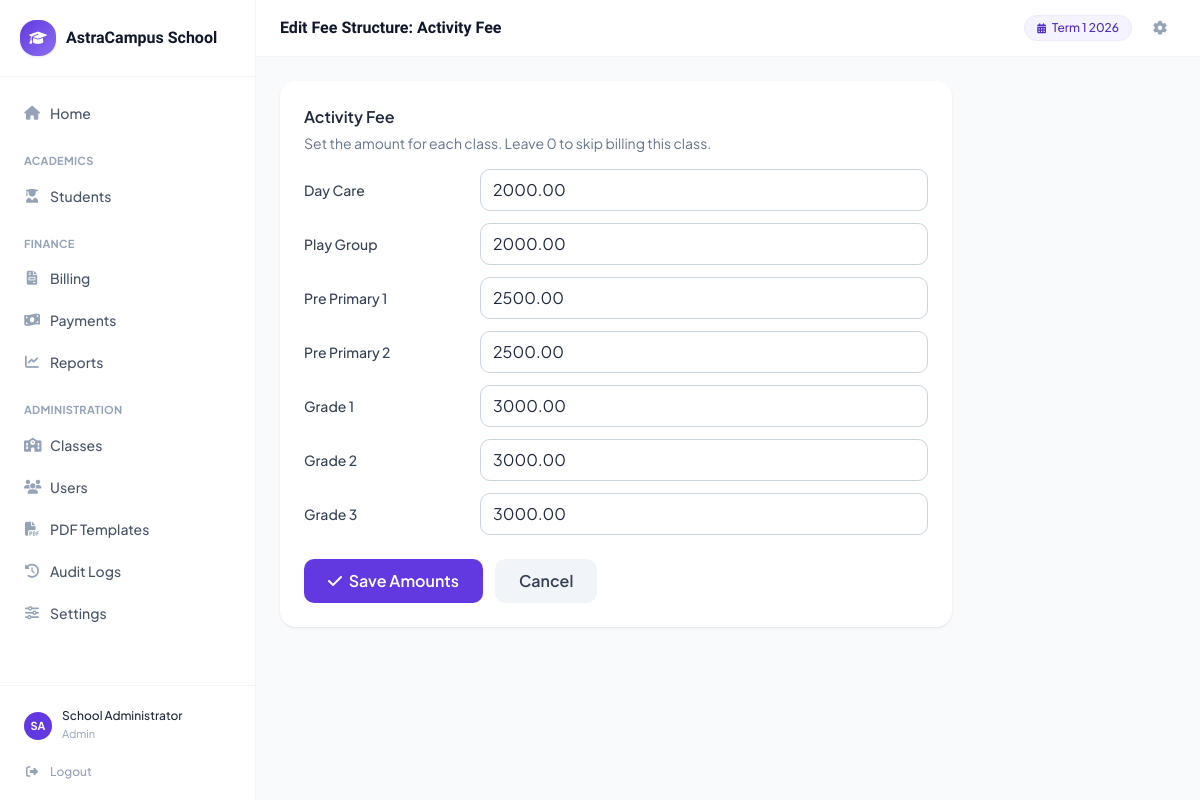
/public/fee-structure/2/edit (signed in), run on the app's committed database.
### tables this page shows
CREATE TABLE bill_types (
    id INT UNSIGNED AUTO_INCREMENT PRIMARY KEY,
    name VARCHAR(100) NOT NULL,
    description VARCHAR(255) DEFAULT NULL,
    is_active TINYINT(1) NOT NULL DEFAULT 1,
    created_by INT UNSIGNED DEFAULT NULL,
    created_at DATETIME NOT NULL DEFAULT CURRENT_TIMESTAMP,
    updated_at DATETIME NOT NULL DEFAULT CURRENT_TIMESTAMP ON UPDATE CURRENT_TIMESTAMP,
    deleted_at DATETIME DEFAULT NULL
);

CREATE TABLE fee_structure (
    id INT UNSIGNED AUTO_INCREMENT PRIMARY KEY,
    bill_type_id INT UNSIGNED NOT NULL,
    class_id INT UNSIGNED NOT NULL,
    amount DECIMAL(10,2) NOT NULL DEFAULT 0.00,
    declared_by INT UNSIGNED DEFAULT NULL,
    created_at DATETIME NOT NULL DEFAULT CURRENT_TIMESTAMP,
    updated_at DATETIME NOT NULL DEFAULT CURRENT_TIMESTAMP ON UPDATE CURRENT_TIMESTAMP,
    deleted_at DATETIME DEFAULT NULL,
    UNIQUE KEY uq_fee_bill_class (bill_type_id, class_id),
    CONSTRAINT fk_fs_bill_type FOREIGN KEY (bill_type_id) REFERENCES bill_types(id) ON DELETE CASCADE,
    CONSTRAINT fk_fs_class FOREIGN KEY (class_id) REFERENCES classes(id) ON DELETE CASCADE
);

CREATE TABLE classes (
    id INT UNSIGNED AUTO_INCREMENT PRIMARY KEY,
    name VARCHAR(100) NOT NULL,
    level INT NOT NULL,
    description VARCHAR(255) DEFAULT NULL,
    is_active TINYINT(1) NOT NULL DEFAULT 1,
    created_by INT UNSIGNED DEFAULT NULL,
    created_at DATETIME NOT NULL DEFAULT CURRENT_TIMESTAMP,
    updated_at DATETIME NOT NULL DEFAULT CURRENT_TIMESTAMP ON UPDATE CURRENT_TIMESTAMP,
    deleted_at DATETIME DEFAULT NULL,
    UNIQUE KEY uq_class_level (level)
);

### controllers/BillController.php (called while the page is built, shortened)
<?php
class BillController
{
    public static function editFeeStructureForBillType(array $params): void
    {
        $billTypeId = (int) $params['id'];
        $billType = BillType::find($billTypeId);
        $rows = FeeStructure::forBillType($billTypeId);
        require __DIR__ . '/../views/bills/fee_structure_edit.php';
    }
}

### public/index.php (called while the page is built, shortened)
<?php
spl_autoload_register(function ($class) {
    $paths = [
        ASTRA_ROOT . '/models/' . $class . '.php',
        ASTRA_ROOT . '/controllers/' . $class . '.php',
    ];
    foreach ($paths as $path) {
        if (is_file($path)) {
            return;
        }
    }
});
require_once ASTRA_ROOT . '/includes/functions.php';
require_once ASTRA_ROOT . '/includes/router.php';
$router = new Router();
$router->dispatch($_SERVER['REQUEST_METHOD'], $_SERVER['REQUEST_URI']);

### config/database.php (called while the page is built, shortened)
<?php
function db(): PDO
{
    static $pdo = null;
    if ($pdo === null) {
        $dsn = 'mysql:host=' . DB_HOST . ';dbname=' . DB_NAME . ';charset=' . DB_CHARSET;
        $options = [
            PDO::ATTR_ERRMODE            => PDO::ERRMODE_EXCEPTION,
            PDO::ATTR_DEFAULT_FETCH_MODE => PDO::FETCH_ASSOC,
            PDO::ATTR_EMULATE_PREPARES   => false,
        ];
        try {
            $pdo = new PDO($dsn, DB_USER, DB_PASS, $options);
        } catch (PDOException $e) {
            error_log('DB Connection Error: ' . $e->getMessage());
            die('Database connection failed. Please check config/database.php and try again.');
        }
    }
    return $pdo;
}

### models/BillType.php (called while the page is built, shortened)
<?php
class BillType
{
    public static function find(int $id): ?array
    {
        $stmt = db()->prepare('SELECT * FROM bill_types WHERE id = :id AND deleted_at IS NULL');
        $stmt->execute(['id' => $id]);
        return $stmt->fetch() ?: null;
    }
}

### includes/functions.php (called while the page is built, shortened)
<?php
require_once __DIR__ . '/../config/database.php';
function e(?string $value): string
{
    return htmlspecialchars($value ?? '', ENT_QUOTES, 'UTF-8');
}
function base_url(string $path = ''): string
{
    $base = rtrim(dirname($_SERVER['SCRIPT_NAME'] ?? ''), '/');
    return $base . '/' . ltrim($path, '/');
}

### models/FeeStructure.php (called while the page is built, shortened)
<?php
class FeeStructure
{
    public static function forBillType(int $billTypeId): array
    {
        $stmt = db()->prepare(
            'SELECT c.id AS class_id, c.name AS class_name, fs.id AS fee_structure_id, COALESCE(fs.amount, 0) AS amount
             FROM classes c
             LEFT JOIN fee_structure fs ON fs.class_id = c.id AND fs.bill_type_id = :bt AND fs.deleted_at IS NULL
             WHERE c.deleted_at IS NULL AND c.is_active = 1
             ORDER BY c.level ASC'
        );
        $stmt->execute(['bt' => $billTypeId]);
        return $stmt->fetchAll();
    }
}

### views/bills/fee_structure_edit.php (the view, shortened to what this page needs)
<?php $pageTitle = 'Edit Fee Structure: ' . $billType['name']; require __DIR__ . '/../layouts/header.php'; ?>
<form method="POST" action="<?= base_url('fee-structure/' . $billType['id'] . '/update') ?>" data-loading class="max-w-2xl">
  <div class="bg-white rounded-xl shadow-sm p-6">
    <h3 class="font-semibold text-gray-800 mb-1"><?= e($billType['name']) ?></h3>
    <p class="text-gray-500 text-sm mb-4">Set the amount for each class. Leave 0 to skip billing this class.</p>
    <div class="space-y-3">
      <?php foreach ($rows as $r): ?>
        <div class="flex items-center justify-between gap-4">
          <label class="text-sm font-medium text-gray-700 w-40"><?= e($r['class_name']) ?></label>
          <input type="number" step="0.01" min="0" name="amount[<?= $r['class_id'] ?>]" value="<?= e($r['amount']) ?>"
                 class="flex-1 border border-gray-300 rounded-lg px-3 py-2 focus:ring-2 focus:ring-purple-500">
        </div>
      <?php endforeach; ?>
    </div>
    <div class="flex gap-3 mt-6">
      <button type="submit" class="bg-purple-600 hover:bg-purple-700 text-white font-semibold px-6 py-2.5 rounded-lg"><i class="fa-solid fa-check mr-1"></i> Save Amounts</button>
      <a href="<?= base_url('billing?tab=structure') ?>" class="bg-gray-100 hover:bg-gray-200 text-gray-700 font-semibold px-6 py-2.5 rounded-lg">Cancel</a>
    </div>
  </div>
</form>
<?php require __DIR__ . '/../layouts/footer.php'; ?>

### includes/router.php (shortened to what this page needs)
<?php
class Router
{
    private array $routes = [];
    public function get(string $path, callable $handler): void
    {
        $this->routes['GET'][$path] = $handler;
    }
    public function post(string $path, callable $handler): void
    {
        $this->routes['POST'][$path] = $handler;
    }
    public function dispatch(string $method, string $uri): void
    {
        $uri = parse_url($uri, PHP_URL_PATH);
        $base = rtrim(dirname($_SERVER['SCRIPT_NAME'] ?? ''), '/');
        if ($base !== '' && $base !== '/' && strpos($uri, $base) === 0) {
            $uri = substr($uri, strlen($base));
        }
        $uri = '/' . trim($uri, '/');
        $routes = $this->routes[$method] ?? [];
        foreach ($routes as $pattern => $handler) {
            $regex = preg_replace('#\{([a-zA-Z_]+)\}#', '(?P<$1>[^/]+)', $pattern);
            $regex = '#^' . $regex . '$#';
            if (preg_match($regex, $uri, $matches)) {
                $params = array_filter($matches, fn($k) => !is_int($k), ARRAY_FILTER_USE_KEY);
                call_user_func($handler, $params);
                return;
            }
        }
    }
}

### public/assets/css/style.css (style rules this page uses)
body { font-family: 'Plus Jakarta Sans', ui-sans-serif, system-ui, sans-serif; }

### data on the page
bill_types: name "Activity Fee"
fee_structure: class.name "Day Care", amount "2000.00"
fee_structure: class.name "Play Group", amount "2000.00"
fee_structure: class.name "Pre Primary 1", amount "2500.00"
fee_structure: class.name "Pre Primary 2", amount "2500.00"
fee_structure: class.name "Grade 1", amount "3000.00"
fee_structure: class.name "Grade 2", amount "3000.00"
fee_structure: class.name "Grade 3", amount "3000.00"

### other printed values
$schoolName "AstraCampus School"
$item['label'] "Home"
$section['label'] "ACADEMICS"
$item['label'] "Students"
$section['label'] "FINANCE"
$item['label'] "Billing"
$item['label'] "Payments"
$item['label'] "Reports"
$section['label'] "ADMINISTRATION"
$item['label'] "Classes"
$item['label'] "Users"
$item['label'] "PDF Templates"
$item['label'] "Audit Logs"
$item['label'] "Settings"
$pageTitle "Edit Fee Structure: Activity Fee"
